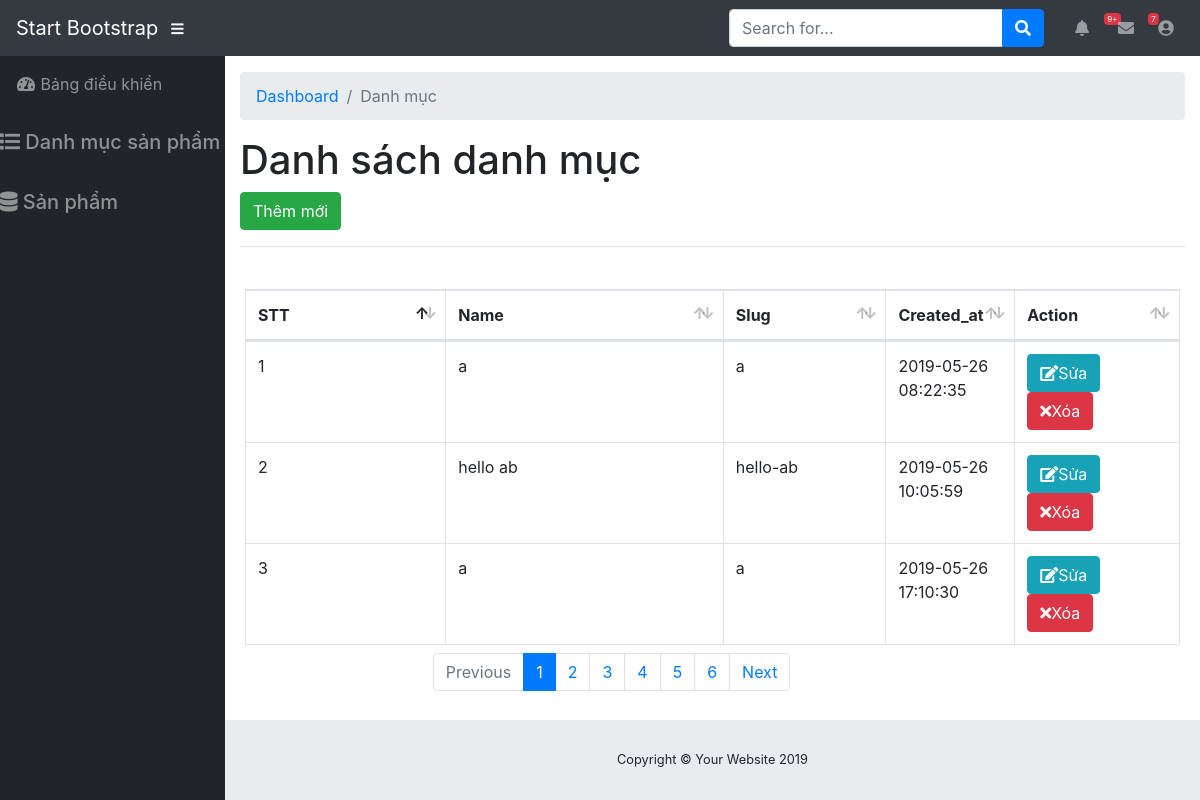
Before: /admin/modules/category/index.php with the older database file.
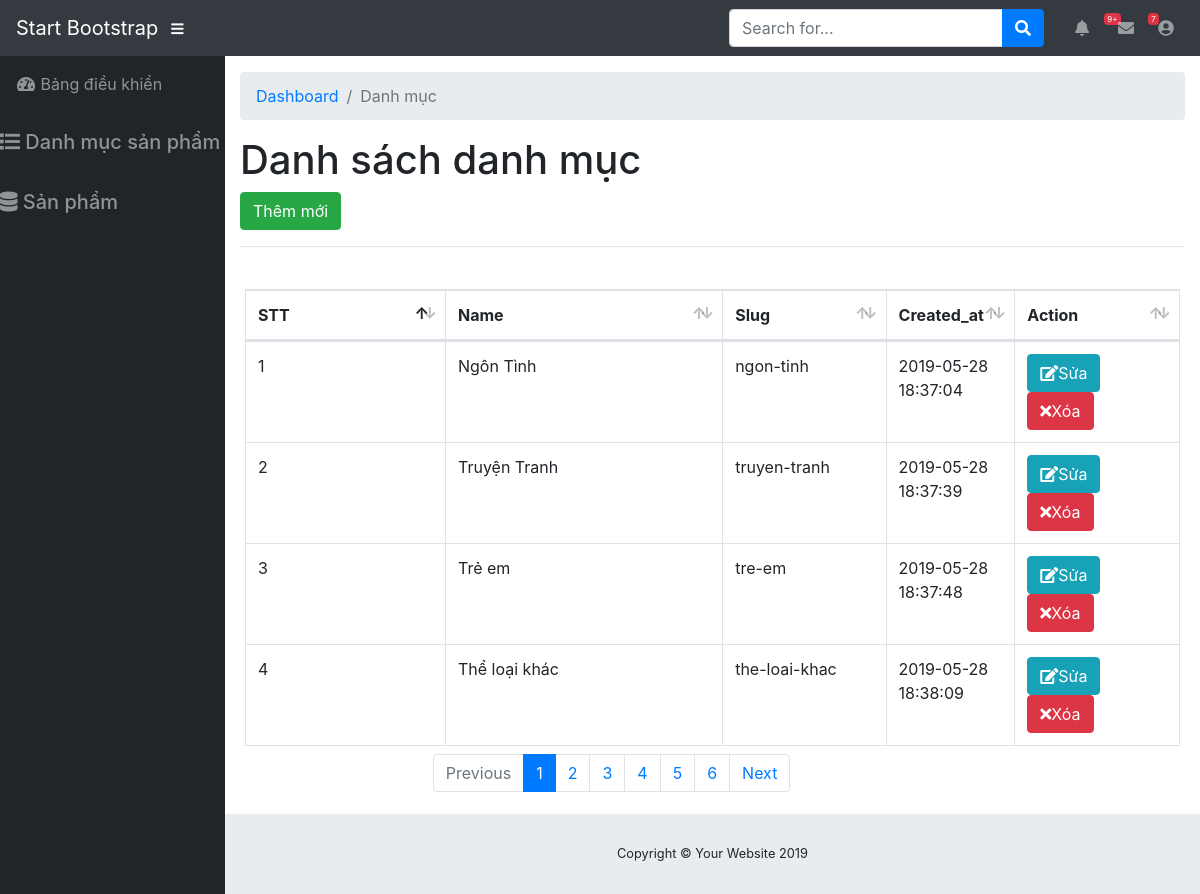
After: the same page with the newer database file.
### tables this page shows
CREATE TABLE category (
  id int(5) UNSIGNED NOT NULL,
  name varchar(50) DEFAULT NULL,
  slug varchar(50) DEFAULT NULL,
  created_at timestamp NULL DEFAULT CURRENT_TIMESTAMP,
  update_at timestamp NULL DEFAULT CURRENT_TIMESTAMP ON UPDATE CURRENT_TIMESTAMP
);

### libraries/Funtion.php (called while the page is built, shortened)
<?php
    function base_url()
    {
        return $url  = "http://localhost:8080/adwebphp/";
    }
    function modules($url)
    {
        return base_url() . "admin/modules/" .$url ;
    }
 ?>

### libraries/Database.php (called while the page is built, shortened)
<?php
    class Database
    {
        public $link;
        public function __construct()
        {
            $this->link = mysqli_connect("localhost","root","","website") or die ();
            mysqli_set_charset($this->link,"utf8");
        }
         public function fetchAll($table)
        {
            $sql = "SELECT * FROM {$table} WHERE 1" ;
            $result = mysqli_query($this->link,$sql) or die("Lỗi Truy Vấn fetchAll " .mysqli_error($this->link));
            $data = [];
            if( $result)
            {
                while ($num = mysqli_fetch_assoc($result))
                {
                    $data[] = $num;
                }
            }
            return $data;
        }
    }
?>

### admin/autoload/autoload.php (called while the page is built, shortened)
<?php
	require_once __DIR__. "/../../libraries/Database.php";
	require_once __DIR__. "/../../libraries/Funtion.php";
	$db = new Database;
?>

### admin/modules/category/index.php (the view, shortened to what this page needs)
<?php
    $open = "category";
    require_once __DIR__. "/../../autoload/autoload.php";
    $category =$db->fetchAll('category');
?>
<?php require_once __DIR__. "/../../layouts/header.php"; ?>
    <ol class="breadcrumb">
        <li class="breadcrumb-item">
            <a href="index.html">Dashboard</a>
        </li>
        <li class="breadcrumb-item active">Danh mục</li>
    </ol>
    <h1>Danh sách danh mục</h1>
    <a href="add.php" class="btn btn-success">Thêm mới</a>
    <hr>
<div class="row">
    <div class="card-body">
    <div class="table-responsive">
        <div id="dataTable_wrapper" class="dataTables_wrapper dt-bootstrap4">
            <div class="row">
                <div class="col-sm-12">
                    <table class="table table-bordered dataTable" id="dataTable" width="100%" cellspacing="0" role="grid" aria-describedby="dataTable_info" style="width: 100%;">
                        <thead>
                            <tr role="row">
                                <th class="sorting_asc" tabindex="0" aria-controls="dataTable" rowspan="1" colspan="1" aria-label="STT: activate to sort column descending" aria-sort="ascending" style="width: 232.004px;">STT</th>
                                <th class="sorting" tabindex="0" aria-controls="dataTable" rowspan="1" colspan="1" aria-label="Name: activate to sort column ascending" style="width: 347.004px;">Name</th>
                                <th class="sorting" tabindex="0" aria-controls="dataTable" rowspan="1" colspan="1" aria-label="Slug: activate to sort column ascending" style="width: 170.004px;">Slug</th>
                                <th class="sorting" tabindex="0" aria-controls="dataTable" rowspan="1" colspan="1" aria-label="Created_at: activate to sort column ascending" style="width: 86.0039px;">Created_at</th>
                                <th class="sorting" tabindex="0" aria-controls="dataTable" rowspan="1" colspan="1" aria-label="Action: activate to sort column ascending" style="width: 164.004px;">Action</th>
                            </tr>
                        </thead>
                        <tbody>
                            <?php $stt = 1; foreach ($category as $item):?>
                                <tr>
                                    <td><?php echo $stt ?></td>
                                    <td><?php echo $item['name'] ?></td>
                                    <td><?php echo $item['slug'] ?></td>
                                    <td><?php echo $item['created_at'] ?></td>
                                    <td>
                                        <a class="btn btn-xs btn-info" href="edit.php?id=<?php echo $item['id'] ?>"><i class="fa fa-edit"></i>Sửa</a>
                                        <a class="btn btn-xs btn-danger" href="delete.php?id=<?php echo $item['id'] ?>"><i class="fa fa-times"></i>Xóa</a>
                                    </td>
                                </tr>
                            <?php $stt++; endforeach ?>
                        </tbody>
                    </table>
                </div>
            </div>
            <div class="row">
                <div class="col-sm-12 col-md-7">
                    <div class="dataTables_paginate paging_simple_numbers" id="dataTable_paginate">
                        <ul class="pagination">
                            <li class="paginate_button page-item previous disabled" id="dataTable_previous"><a href="#" aria-controls="dataTable" data-dt-idx="0" tabindex="0" class="page-link">Previous</a></li>
                            <li class="paginate_button page-item active"><a href="#" aria-controls="dataTable" data-dt-idx="1" tabindex="0" class="page-link">1</a></li>
                            <li class="paginate_button page-item "><a href="#" aria-controls="dataTable" data-dt-idx="2" tabindex="0" class="page-link">2</a></li>
                            <li class="paginate_button page-item "><a href="#" aria-controls="dataTable" data-dt-idx="3" tabindex="0" class="page-link">3</a></li>
                            <li class="paginate_button page-item "><a href="#" aria-controls="dataTable" data-dt-idx="4" tabindex="0" class="page-link">4</a></li>
                            <li class="paginate_button page-item "><a href="#" aria-controls="dataTable" data-dt-idx="5" tabindex="0" class="page-link">5</a></li>
                            <li class="paginate_button page-item "><a href="#" aria-controls="dataTable" data-dt-idx="6" tabindex="0" class="page-link">6</a></li>
                            <li class="paginate_button page-item next" id="dataTable_next"><a href="#" aria-controls="dataTable" data-dt-idx="7" tabindex="0" class="page-link">Next</a></li>
                        </ul>
                    </div>
                </div>
            </div>
        </div>
    </div>
</div>
<?php require_once __DIR__. "/../../layouts/footer.php"; ?>

### admin/layouts/header.php (shortened to what this page needs)
<!DOCTYPE html>
<html lang="en">
    <head>
        <link href="/adwebphp/public/admin/vendor/fontawesome-free/css/all.min.css" rel="stylesheet" type="text/css">
        <link href="/adwebphp/public/admin/vendor/datatables/dataTables.bootstrap4.css" rel="stylesheet">
        <link href="/adwebphp/public/admin/css/sb-admin.css" rel="stylesheet">
    </head>
    <body id="page-top">
        <nav class="navbar navbar-expand navbar-dark bg-dark static-top">
            <a class="navbar-brand mr-1" href="index.html">Start Bootstrap</a>
            <button class="btn btn-link btn-sm text-white order-1 order-sm-0" id="sidebarToggle" href="#">
            <i class="fas fa-bars"></i>
            </button>
            <form class="d-none d-md-inline-block form-inline ml-auto mr-0 mr-md-3 my-2 my-md-0">
                <div class="input-group">
                    <input type="text" class="form-control" placeholder="Search for..." aria-label="Search" aria-describedby="basic-addon2">
                    <div class="input-group-append">
                        <button class="btn btn-primary" type="button">
                        <i class="fas fa-search"></i>
                        </button>
                    </div>
                </div>
            </form>
            <ul class="navbar-nav ml-auto ml-md-0">
                <li class="nav-item dropdown no-arrow mx-1">
                    <a class="nav-link dropdown-toggle" href="#" id="alertsDropdown" role="button" data-toggle="dropdown" aria-haspopup="true" aria-expanded="false">
                    <i class="fas fa-bell fa-fw"></i>
                    <span class="badge badge-danger">9+</span>
                    </a>
                </li>
                <li class="nav-item dropdown no-arrow mx-1">
                    <a class="nav-link dropdown-toggle" href="#" id="messagesDropdown" role="button" data-toggle="dropdown" aria-haspopup="true" aria-expanded="false">
                    <i class="fas fa-envelope fa-fw"></i>
                    <span class="badge badge-danger">7</span>
                    </a>
                </li>
                <li class="nav-item dropdown no-arrow">
                    <a class="nav-link dropdown-toggle" href="#" id="userDropdown" role="button" data-toggle="dropdown" aria-haspopup="true" aria-expanded="false">
                    <i class="fas fa-user-circle fa-fw"></i>
                    </a>
                </li>
            </ul>
        </nav>
        <div id="wrapper">
            <ul class="sidebar navbar-nav">
                <li class="nav-item">
                    <a class="nav-link" href="index.html">
                    <i class="fas fa-fw fa-tachometer-alt"></i>
                    <span>Bảng điều khiển</span>
                    </a>
                </li>
                <li class="<?php echo isset($open) && $open == 'category' ? 'active' : '' ?>">
                    <a href="<?php echo modules("category") ?>" style="color:#909294;font-size: 20px;font-weight: 500;line-height: 3"><i class="fa fa-list"></i>
                    Danh mục sản phẩm </a>
                </li>
                <li class="<?php echo isset($open) && $open == 'products' ? 'active' : '' ?>">
                    <a href="<?php echo modules("products") ?>" style="color:#909294;font-size: 20px;font-weight: 500;line-height: 3"><i class="fa fa-database"></i>
                    Sản phẩm </a>
                </li>
            </ul>
            <div id="content-wrapper">
                <div class="container-fluid">

### admin/layouts/footer.php (shortened to what this page needs)
</div>
                <footer class="sticky-footer">
                    <div class="container my-auto">
                        <div class="copyright text-center my-auto">
                            <span>Copyright © Your Website 2019</span>
                        </div>
                    </div>
                </footer>
            </div>
        </div>
    </body>
</html>

Changed rows visible on the page:
removed category: name "a", slug "a", created_at "2019-05-26 08:22:35"
removed category: name "hello ab", slug "hello-ab", created_at "2019-05-26 10:05:59"
removed category: name "a", slug "a", created_at "2019-05-26 17:10:30"
added category: name "Ngôn Tình", slug "ngon-tinh", created_at "2019-05-28 18:37:04"
added category: name "Truyện Tranh", slug "truyen-tranh", created_at "2019-05-28 18:37:39"
added category: name "Trẻ em", slug "tre-em", created_at "2019-05-28 18:37:48"
added category: name "Thể loại khác", slug "the-loai-khac", created_at "2019-05-28 18:38:09"
